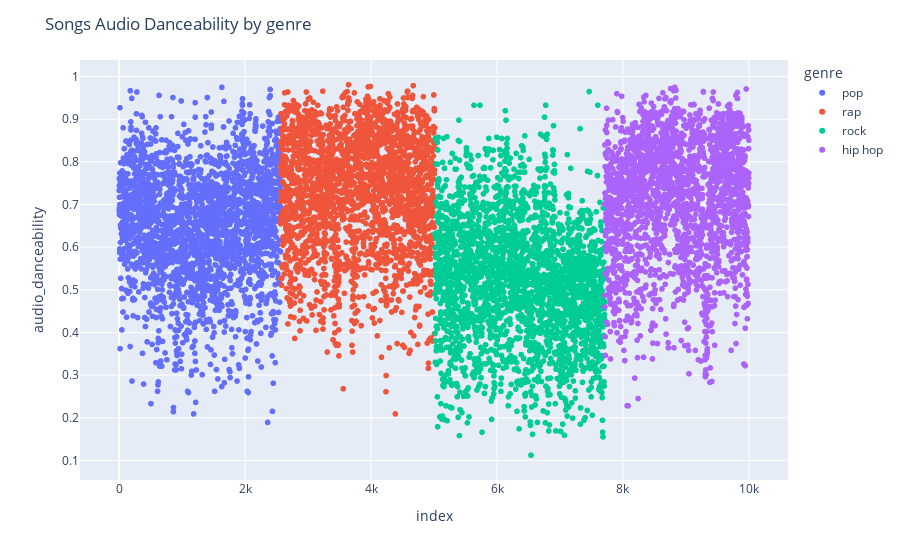

Notebook source saved alongside this figure:
### Markdown cell above
### Audio Danceability

### Code cell
fig1 = px.scatter(train_df, y="audio_danceability", color="genre")
fig1.update_layout(title='Songs Audio Danceability by genre')
fig1.show()

### Figure 1 — Plotly figure (JSON) as saved in the notebook; plotly's stock layout.template omitted (floating-point values rounded to 4 significant figures; data arrays with more than 128 entries replaced by an {"elided": "..."} marker saying what was removed)
{"data": [{"hovertemplate": "genre=pop<br>index=%{x}<br>audio_danceability=%{y}<extra></extra>", "legendgroup": "pop", "marker": {"color": "#636efa", "symbol": "circle"}, "mode": "markers", "name": "pop", "showlegend": true, "type": "scattergl", "x": {"elided": "2565 int values"}, "xaxis": "x", "y": {"elided": "2565 float values"}, "yaxis": "y"}, {"hovertemplate": "genre=rap<br>index=%{x}<br>audio_danceability=%{y}<extra></extra>", "legendgroup": "rap", "marker": {"color": "#EF553B", "symbol": "circle"}, "mode": "markers", "name": "rap", "showlegend": true, "type": "scattergl", "x": {"elided": "2450 int values"}, "xaxis": "x", "y": {"elided": "2450 float values"}, "yaxis": "y"}, {"hovertemplate": "genre=rock<br>index=%{x}<br>audio_danceability=%{y}<extra></extra>", "legendgroup": "rock", "marker": {"color": "#00cc96", "symbol": "circle"}, "mode": "markers", "name": "rock", "showlegend": true, "type": "scattergl", "x": {"elided": "2696 int values"}, "xaxis": "x", "y": {"elided": "2696 float values"}, "yaxis": "y"}, {"hovertemplate": "genre=hip hop<br>index=%{x}<br>audio_danceability=%{y}<extra></extra>", "legendgroup": "hip hop", "marker": {"color": "#ab63fa", "symbol": "circle"}, "mode": "markers", "name": "hip hop", "showlegend": true, "type": "scattergl", "x": {"elided": "2289 int values"}, "xaxis": "x", "y": {"elided": "2289 float values"}, "yaxis": "y"}], "layout": {"legend": {"title": {"text": "genre"}, "tracegroupgap": 0}, "margin": {"t": 60}, "title": {"text": "Songs Audio Danceability by genre"}, "xaxis": {"anchor": "y", "domain": [0, 1], "title": {"text": "index"}}, "yaxis": {"anchor": "x", "domain": [0, 1], "title": {"text": "audio_danceability"}}}}
